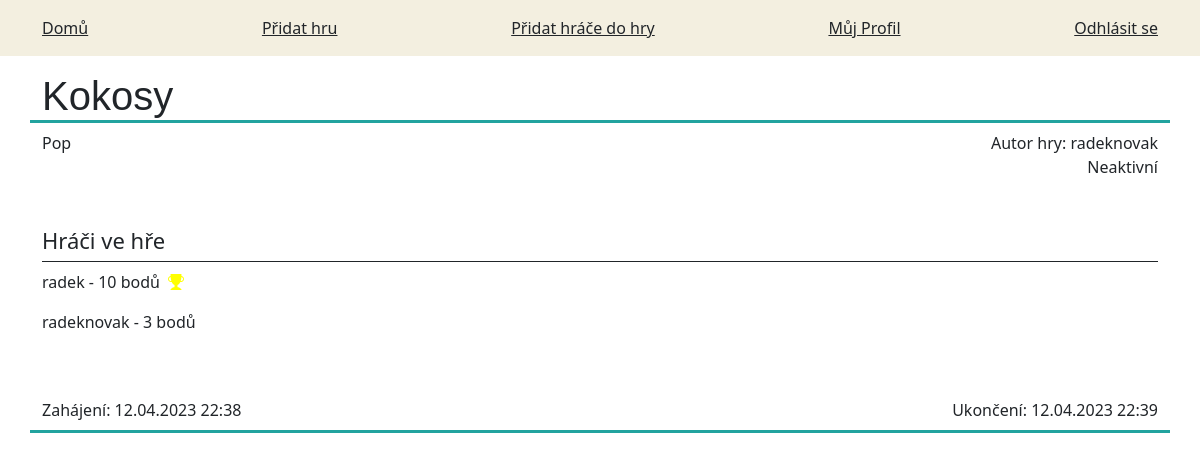
Screenshot of /72/ (signed in) with the database file from the repository.
### games/models.py (models this page shows, shortened)
class Game(models.Model):
    title = models.CharField('Titulek', max_length=100)
    time_start = models.DateTimeField('Čas zahájení')
    time_end = models.DateTimeField('Čas ukončení', blank=True, null=True)
    description = models.TextField('Popisek', max_length=250)
    author = models.ForeignKey(User, on_delete=models.CASCADE)
    active = models.BooleanField('Aktivní', default=False)
    winner = models.CharField(max_length=200, null=True, blank=True)

class PlayerGame(models.Model):
    game = models.ForeignKey(Game, on_delete=models.CASCADE)
    player = models.ForeignKey(User, on_delete=models.CASCADE)
    score = models.IntegerField('skóre', default=0)

### games/views.py (the view, shortened to what this page needs)
# urls.py: path('<int:id>/', views.detail, name='detail'),
@login_required
def detail(request, id):
    game = Game.objects.get(pk=id)
    players = PlayerGame.objects.filter(game=id)                #detail hry
    is_admin_or_player = is_player_or_admin(request.user)
    return render(request, 'gameDetail.html',
                  {'game': game, 'players': players, 'is_admin_or_player': is_admin_or_player,
                   'winner': str(game.winner)})

### games/views.py (called while the page is built)
def is_player_or_admin(user):
    if user.is_superuser:                   #funkce na určení zda je užívatel admin nebo hráč
        return user.is_superuser
    else:
        return user.groups.filter(name='Hráč').exists()

### templates/gameDetail.html (shortened to what this page needs)
{% extends 'base.html' %}
{% block content %}
    {% if game %}
        <div class="container" style="border-bottom: 3px solid black; border-bottom-color: #22A39F">
            <div class="row" style="">
                <h1 class="d-flex float-start"
                    style="font-family: Helvetica; border-bottom: 3px solid black; border-bottom-color: #22A39F">{{ game.title }}</h1>
                <div/>
                <span class="d-flex justify-content-start float-start">{{ game.description }}</span>
                {% if game.author.is_superuser %}
                    <span class="text-danger d-flex justify-content-end">Autor: {{ game.author }}</span>
                {% else %}
                    <span class="d-flex justify-content-end">Autor hry: {{ game.author }}</span>
                {% endif %}
                {% if game.active == True %}
                    <label class="d-flex justify-content-end"><span
                            class="me-1 text-success">●</span>Aktivní</label>
                {% else %}
                    <label class="d-flex justify-content-end">Neaktivní</label>
                {% endif %}
                {% if players %}
                    <div class="mt-5 border-bottom border-dark mb-2">
                        <h2 style="font-size: 22px">Hráči ve hře</h2>
                    </div>
{% for player in players %}
    <div class="pb-2">
    <label class="d-flex justify-content-start mb-2">
        {{ player.player.username }} - {{ player.score }} bodů
        {% if game.winner and winner == player.player.username %}
            <i class="bi bi-trophy-fill ms-2" style="color:yellow"></i>
        {% endif %}
    </label>
    </div>
{% endfor %}
                {% endif %}
                {% if game.active == True %}
                    <form method="POST">
                        {% csrf_token %}
                        <input type="submit" value="Ukončit hru" class="btn btn-danger">
                    </form>
                    <span class="d-flex float-start justify-content-start mt-5">Zahájení: {{ game.time_start|date:'d.m.Y H:i' }}</span>
                {% else %}
                    <span class="d-flex float-start justify-content-start mt-5">Zahájení: {{ game.time_start|date:'d.m.Y H:i' }}</span>
                    <span class="d-flex float-end justify-content-end mt-5 pb-2">Ukončení: {{ game.time_end|date:'d.m.Y H:i' }}</span>
                {% endif %}
            </div>
        </div>
    {% endif %}
{% endblock %}

### templates/base.html (shortened to what this page needs)
<!DOCTYPE html>
<html>
<head>
    <link href="https://cdn.jsdelivr.net/npm/bootstrap@5.0.1/dist/css/bootstrap.min.css" rel="stylesheet"
>
<link href="https://cdn.jsdelivr.net/npm/bootstrap-icons@1.5.0/font/bootstrap-icons.css" rel="stylesheet">
</head>
<body>
{% block body %}
    <div class="p-3 mb-3" style="background-color: #F3EFE0">
        <div class="container d-flex justify-content-between">
            {% if user.is_authenticated %}
                <div><a class="text-dark" href="{% url 'index' %}">Domů</a></div>
                {% for group in request.user.groups.all %}
                    {% if group.name == 'Hráč' %}
                        <div><a class="text-dark" href="{% url 'add' %}">Přidat hru</a></div>
                        <div><a class="text-dark" href="{% url 'addGamePlayers' %}">Přidat hráče do hry</a></div>
                    {% endif %}
                {% endfor %}
                <div><a class="text-dark" href="{% url 'home' %}">Můj Profil</a></div>
                <div><a class="text-dark" href="{% url 'account_logout' %}">Odhlásit se</a></div>
            {% else %}
                <div><a class="text-dark" href="{% url 'account_login' %}">Sign In</a></div>
                <div><a class="text-dark" href="{% url 'account_signup' %}">Sign Up</a></div>
            {% endif %}
        </div>
    </div>
    {% block content %}
    {% endblock %}
{% endblock %}
</body>
</html>

### rows the page displays
Game: title "Kokosy", description "Pop", author "radeknovak", time_start "12.04.2023 22:38", time_end "12.04.2023 22:39"
PlayerGame: player.username "radek", score "10"
PlayerGame: player.username "radeknovak", score "3"
